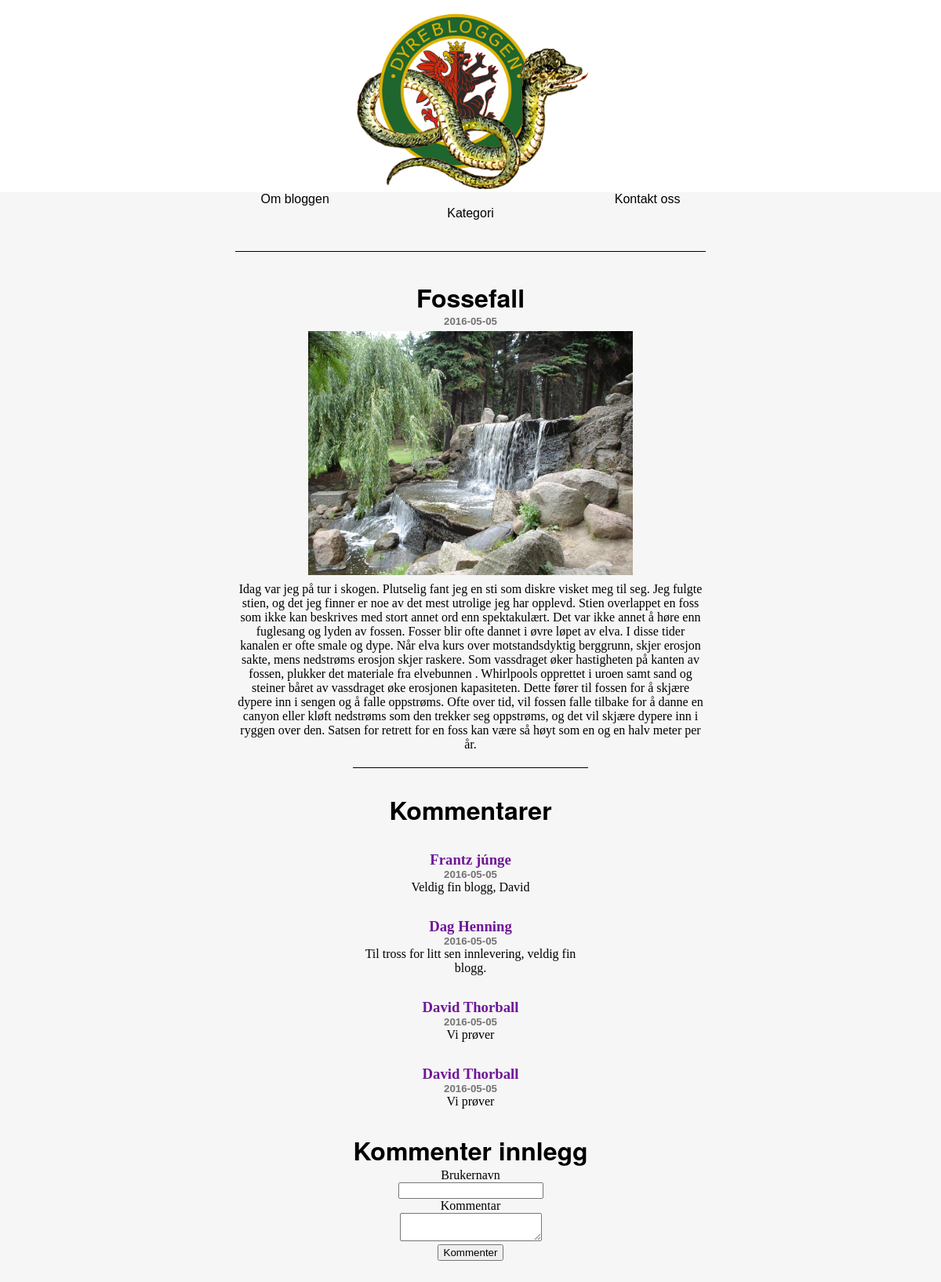
The page /kommentar.php?innlegg_id=1 on the database its author committed.
### tables this page shows
CREATE TABLE innlegg (innlegg_id INTEGER PRIMARY KEY, tittel VARCHAR NOT NULL, dato DATE NOT NULL, bilde VARCHAR, innlegg NOT NULL, kat_id REFERENCES kategori (kat_id) NOT NULL);

CREATE TABLE kommentar (kommentar_id INTEGER PRIMARY KEY, bruker VARCHAR NOT NULL, dato DATE NOT NULL, kommentar VARCHAR NOT NULL, innlegg_id INTEGER NOT NULL REFERENCES innlegg (innlegg_id));

### kommentar.php (the view, shortened to what this page needs)
<?php
if (isset($_GET["innlegg_id"])) {
  $innlegg_id = $_GET["innlegg_id"];
} else {
  die("Id må angis.");
}
?>
<!DOCTYPE html>
<html>
<head>
  <link href="css/style.css" type="text/css" rel="stylesheet">
</head>
<body>
  <?php include "header.php"; ?>
  <div class="container">
      <?php
      $sporring = "SELECT * FROM innlegg WHERE innlegg_id=$innlegg_id";
      $resultat = $db->query($sporring);
      while ($rad = $resultat->fetchArray()) {
        $innlegg_id = $rad["innlegg_id"];
        $tittel = $rad["tittel"];
        $dato = $rad["dato"];
        $bilde = $rad["bilde"];
        $innlegg = $rad["innlegg"];
        echo "<div class='innlegg'>
        <h1>$tittel</h1>
        <h5>$dato</h5>
        <img src=$bilde>
        <p>$innlegg</p>
        </div>
        ";
      }
      ?>
  <div class="comments">
    <div class="kommentar">
      <h1>Kommentarer</h1>
      <?php
      $sporring = "SELECT * FROM kommentar WHERE innlegg_id=$innlegg_id";
      $resultat = $db->query($sporring);
      while ($rad = $resultat->fetchArray()) {
        $kommentar = $rad["kommentar"];
        $bruker = $rad["bruker"];
        echo "
        <div class='kommentar'>
        <h3>$bruker</h3>
        <h5>$dato</h5>
        $kommentar
        </div>
        ";
      }
      ?>
    </div>
    <div class="kommentar">
      <h1>Kommenter innlegg</h1>
      <form method="POST">
        <label for="bruker">Brukernavn</label>
        <input type="text" name="bruker">
        <label for="kommentar">Kommentar</label>
        <textarea name='kommentar'></textarea><br />
        <input type="submit" value="Kommenter" name="kommenter">
      </form>
    </div>
  </div>
  </div>
</body>
</html>

### css/style.css (style rules this page uses)
* { margin: 0 auto; }
body { text-align: center; background-color: #f6f6f6; padding-bottom: 50px; }
h5 { color: rgb(115, 115, 115); font-family: Copperplate, sans-serif; }
h1 { font-family: 'Helvetica Neue', sans-serif; }
label { display: block; }
h3 { color: rgb(110, 23, 150); font-weight: bold; font-family: verdana; }
.container { width: 50%; margin: auto; background-color: ; }
.container img { margin: 5px; width: 69%; }
.innlegg { margin-top: 50px; padding-top: 35px; border-top: solid black 1px; }
.kommentar { margin-top: 30px; }
.comments { margin-top: 20px; border-top: solid black 1px; width: 50%; }

### rows shown on the page
innlegg: tittel "Fossefall", dato "2016-05-05", bilde (picture), innlegg "Idag var jeg på tur i skogen. Plutselig fant jeg en sti som diskre visket meg til seg. Jeg fulgte stien, og det jeg finner er noe av det mest utrolige jeg har opplevd. Stien overlappet en foss som ikke kan beskrives med stort annet ord enn spektakulært. Det var ikke annet å høre enn fuglesang og lyden av fossen. Fosser blir ofte dannet i øvre løpet av elva. I disse tider kanalen er ofte smale og dype. Når elva kurs over motstandsdyktig berggrunn, skjer erosjon sakte, mens nedstrøms erosjon skjer raskere. Som vassdraget øker hastigheten på kanten av fossen, plukker det materiale fra elvebunnen . Whirlpools opprettet i uroen samt sand og steiner båret av vassdraget øke erosjonen kapasiteten.…"
kommentar: bruker "Frantz júnge", innlegg.dato "2016-05-05", kommentar "Veldig fin blogg, David"
kommentar: bruker "Dag Henning", innlegg.dato "2016-05-05", kommentar "Til tross for litt sen innlevering, veldig fin blogg."
kommentar: bruker "David Thorball", innlegg.dato "2016-05-05", kommentar "Vi prøver"
kommentar: bruker "David Thorball", innlegg.dato "2016-05-05", kommentar "Vi prøver"
